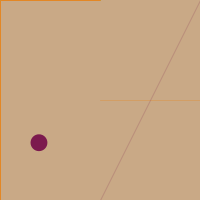
Frame 1 (no input)
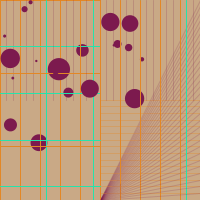
Frame 60 (the mouse pressed at the canvas centre just before this capture)
Frame 120 (the mouse held since frame 60 and released just before this capture): identical to frame 60, image omitted

The Processing sketch that drew these frames (run headless with seeded random() and noise(); from frame 60 on, the mouse is pressed at the canvas centre):

// Processing sketch: processing_36687
// ── processing_36687.pde

//Homework 3.2_Conditional Composition
//Created by Adrianne Blossom
//September 11, 2011

//This is a design created by using looping lines and random circles to create a pattern.
//The basis of my coding comes from the lab 3 examples.

void setup() {
  size(200, 200);
  smooth();
  background(201, 169, 134);
}

float count =0; //Starting point of where lines are drawn from.
float num = 30; //Total number of lines that can be drawn.
float circles=20; //Total number of randomly drawn circles.
float radius;


void draw() {

  if (circles > 0) {
    noStroke();
    fill(124, 26, 78);
    radius=random(2, 25); //Range of circle diameter sizes.
    ellipse(random(width-50), random(height-50), radius, radius); 
    //The way I implemented control into the random patterning of circles is by keeping it in the upper left corner of the composition. 
  }
  circles--; //Keeps circles from becoming a continuous loop.

  if (count < num) {
    if (count % 1==0) {
      stroke(124, 26, 78, 50);
      line(count*width/num, 0, count*width/num, height/2);
      //Light purple vertical lines.
    }
    if (count %7==0) {
      stroke(37, 227, 171);
      line(count*width/num, 0, count*width/num, height);
      //Green vertical lines.
    }
    if (count % 3==0) {
      stroke(227, 135, 37);
      line(count*width/num, 0, count*width/num, height);
      //Orange vertical lines.
    }


    if (count < num) {
      if (count %7==0) {
        stroke(37, 227, 171);
        line(0, count*height/num, width/2, count*height/num);
        //Green horizontal lines.
      }
      if (count %11==0) {
        stroke(227, 135, 37);
        line(0, count*height/num, width/2, count*height/num);
        //Orange horizontal lines.
      }
      if (count %1==0) {
        stroke(227, 135, 37, 85);
        line(width/2, 100+count*height/num, width, 100+count*height/num);
        //Light orange horizontal lines in 4th quadrant.
      }
      if (count % 1==0) {
        stroke(124, 26, 78,50);
        line(100, height/2+100, width, count*height/num);
        //Light purple diagonal lines.
      }

      count++; //Controls the lines being drawn.
    }
  }
}
